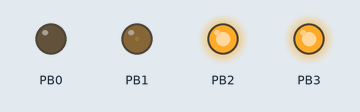
This program was run on a simulated ATmega328P, built with avr-gcc and emulated at 8 MHz. Shown: output pins drawn as LEDs (lit = HIGH).

Above: at 0.05 s.
At 0.75 s:
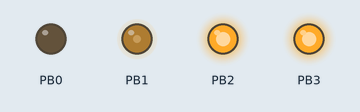
At 1.5 s:
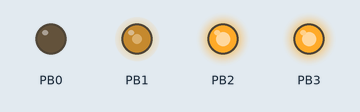
At 2.95 s:
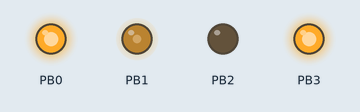
At 4.4 s:
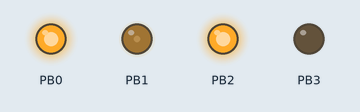
At 5.85 s:
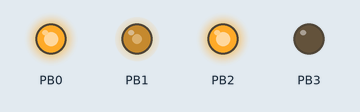
Timing chart, 0 to 7.6 s (numbered marks = the images above):
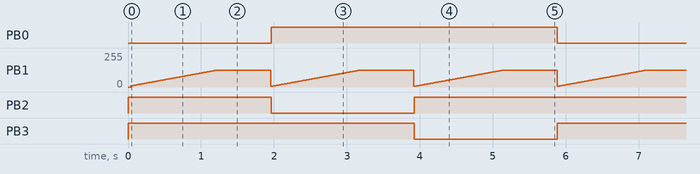

Measured:
- by itself, PB0, PB3: alternates HIGH for 3.9 s and LOW for 2.0 s
- by itself, PB1: ramps from 5/255 to 127/255 and jumps back, once every 2.0 s
- by itself, PB2: repeats every 5.9 s: LOW 2.0 s, HIGH 3.9 s

The program:

main.c
```c
#include "defines.h"
#include <avr/io.h>
#include <util/delay.h>

void main() {

  int brightness, count;

  DDRB |= _BV(PB1) | _BV(PB0) | _BV(PB2) | _BV(PB3);

  PORTB |= _BV(PB0) | _BV(PB1) | _BV(PB2) | _BV(PB3); // all high

  OCR1A = 128;

  TCCR1A |= _BV(COM1A1);

  TCCR1A |= _BV(WGM12) | _BV(WGM11);

  TCCR1B |= _BV(CS11);

  OCR1A = 0;

  count = 1;

  while(1) {

    switch(count) {
      case 1:
        PORTB |= _BV(PB2) | _BV(PB3);
        PORTB &= ~_BV(PB0);
        break;
      case 2:
        PORTB |= _BV(PB0) | _BV(PB3);
        PORTB &= ~_BV(PB2);
        break;
      case 3:
        PORTB |= _BV(PB0) | _BV(PB2);
        PORTB &= ~_BV(PB3);
        break;
    }

    for(brightness = 10; brightness < 255; brightness++) {
      OCR1A = brightness;
      _delay_ms(5);
    }

    for(brightness = 255; brightness > 10; brightness--) {
      OCR1A = brightness;
      _delay_ms(3);
    }

    if(count == 3) {
      count = 1;
    } else {
      count++;
    }
  }
}
```

defines.h
```c
#define F_CPU 8000000UL /* 8Mhz */
```
